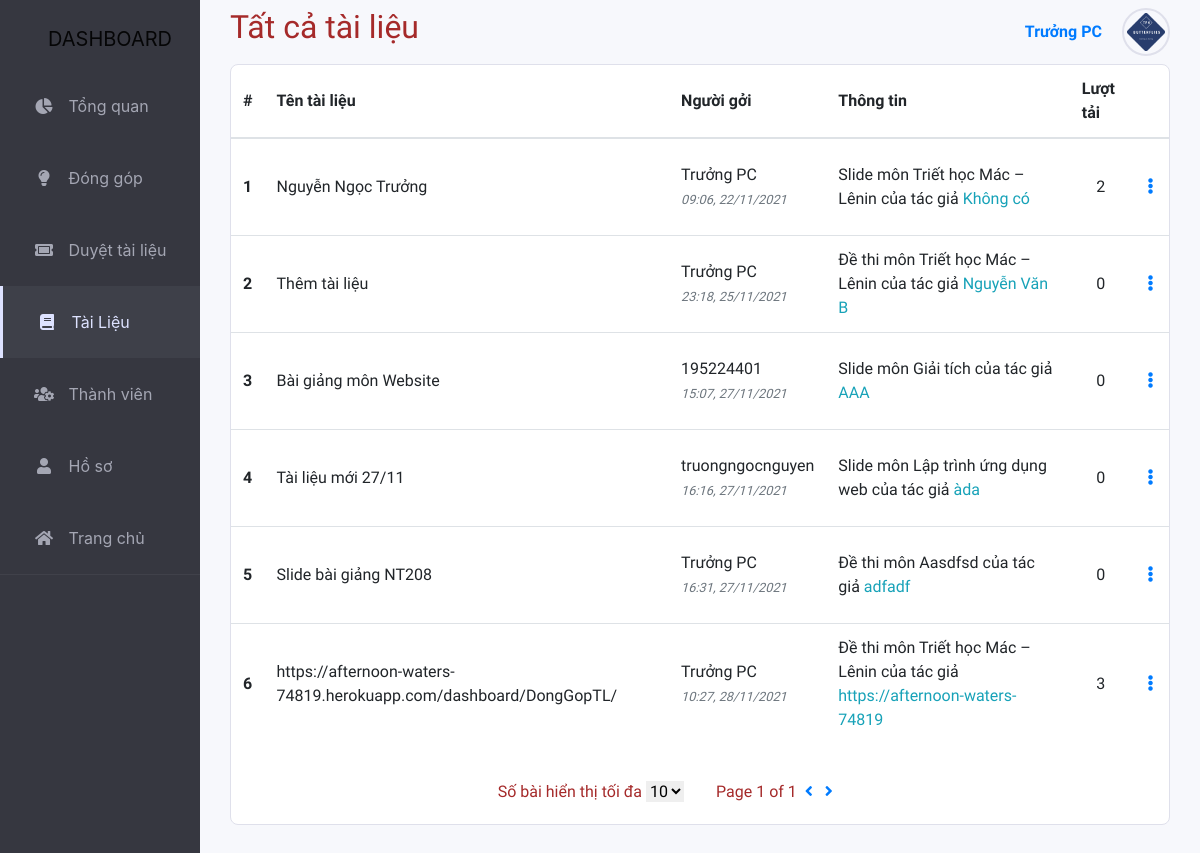
The app's page /dashboard/TaiLieu/ (signed in) with its own data.
### myproject/models.py (models this page shows, shortened)
class TaiLieu(models.Model):
    MaTL = models.CharField(max_length=20, primary_key=True)
    TenTL = models.CharField(
        max_length=150, help_text="Slide bài giảng lập trình ứng dụng web.")
    MaMH = models.ForeignKey(MonHoc, on_delete=models.PROTECT)
    date = models.DateTimeField(blank=True, null=True)
    user = models.ForeignKey(User, on_delete=models.PROTECT)
    TacGia = models.CharField(max_length=30, help_text="Nguyễn Văn A")
    LoaiTL_Choices = (
        ('Slide', 'Slide'),
        ('DeThi', 'Đề thi'),
        ('BaiTap', 'Bài tập'),
        ('TaiLieuTK', 'Tài liệu tham khảo')
    )
    LoaiTL = models.CharField(
        max_length=10, choices=LoaiTL_Choices, default='Slide')
    MoTa = RichTextField(blank=True, null=True,
                         help_text="Thông tin về tài liệu")
    LuotTai = models.IntegerField(null=True, blank=True, default=0)
    LuotXem = models.IntegerField(null=True, blank=True, default=0)
    KiemDuyet = models.BooleanField(default=False)
    search = models.TextField()

class MonHoc(models.Model):
    MaMH = models.CharField(max_length=10, primary_key=True, help_text="NT208")
    TenMH = models.CharField(
        max_length=150, help_text="Lập trình ứng dụng web")
    Khoa_Choices = (
        ('CongNghePhanMem', 'Công nghệ phần mềm'),
        ('KyThuatMayTinh', 'Kỹ thuật máy tính'),
        ('KhoaHocMayTinh', 'Khoa học máy tính'),
        ('HeThongThongTin', 'Hệ thống thông tin'),
        ('MangMayTinhTruyenThong', 'Mạng máy tính và truyền thông'),
        ('KyThuatThongTin', 'Khoa học và kỹ thuật thông tin'),
        ('LyLuanChinhTri', 'Lý luận chính trị'),
        ('ToanTinKHTN', 'Toán - Tin học - KHTN'),
        ('NgoaiNgu', 'Ngoại ngữ'),
        ('Khac', 'Khác')
    )
    Khoa = models.CharField(
        max_length=30, choices=Khoa_Choices, default='Khac')
    NhomMH_Choices = (
        ('GiaoDucDaiCuong', 'Giáo dục đại cương'),
        ('CoSoNhomNganh', 'Cơ sở nhóm ngành'),
        ('CoSoNganh', 'Cơ sở ngành'),
        ('ChuyenNganh', 'Chuyên ngành'),
        ('Khac', 'Khác')
    )
    NhomMH = models.CharField(
        max_length=30, choices=NhomMH_Choices, default='Khac')
    MoTa = models.CharField(
        max_length=1000, help_text="Mô tả tổng quan về môn học, khối kiến thức sẽ được học...")
    SoLuongTL = models.IntegerField(default=0)
    search = models.TextField()

### myproject/views.py (the view)
# urls.py: path('dashboard/TaiLieu/', views.TaiLieu_view, name='TaiLieu_view'),
def TaiLieu_view(request):
    if not request.user.is_active:
        return HttpResponseRedirect(reverse('DangNhap_view'))
    data = TaiLieu.objects.filter(KiemDuyet=True)
    if not request.user.is_staff:
        data = TaiLieu.objects.filter(user=request.user)
    num = 10
    if request.GET.get('num'):
        num = int(request.GET.get('num'))
    p = Paginator(data, num)
    page = request.GET.get('page')
    tailieu = p.get_page(page)
    return render(
        request,
        'db_TaiLieu.html',
        {
            'tailieu': tailieu,
            'num': num
        }
    )

### myproject/templates/db_TaiLieu.html (shortened to what this page needs)
{% extends "dashboard_base.html" %}
{% load mathfilters %}
{% block TrangTL %}horizontal{% endblock%}
{% block TieuDe %}Tất cả tài liệu{% endblock %}
{% block content %}
<div class="row col-12 justify-content-center row" style="margin-bottom: 30px;">
    <div class="col-12 list-subject">
        <table class="table table-hover">
            <thead>
                <tr>
                <th class='align-middle' style="border-top:0" scope="col">#</th>
                <th class='align-middle' style="border-top:0" scope="col">Tên tài liệu</th>
                <th class='align-middle' style="border-top:0" scope="col">Người gởi</th>
                <th class='align-middle' style="border-top:0" scope="col">Thông tin</th>
                <th class='align-middle' style="border-top:0" scope="col">Lượt tải</th>
                <th style="border-top:0"></th>
                </tr>
            </thead>
            <tbody>
            {% for item in tailieu %}
                <tr>
                <th class='align-middle' scope="row">{{ tailieu.number| sub:1| mul:num| add:forloop.counter }}</th>
                <td class='align-middle'>{{ item.TenTL }}</td>
                <td class='align-middle'>
                    {% if item.user.first_name %}
                        {{ item.user.first_name }}
                    {% else %}
                        {{ item.user }}
                    {% endif %}
                    <br/>
                    <small class="font-italic mb-0 text-secondary"> {{ item.date|date:'H:i, d/m/Y' }} </small>
                </td>
                <td class="align-middle">{{ item.get_LoaiTL_display }} môn {{ item.MaMH.TenMH}} của tác giả <span class="text-info">{{ item.TacGia }}</span></td>
                <td class='align-middle text-center'>{{ item.LuotTai }}</td>
                <td class='align-middle'>
                {% if user.is_staff %}
                    <a class="nav-link" href="#" data-toggle="dropdown" style="padding: 0; text-align: center; vertical-align: middle;" aria-expanded="false">
                        &ensp; <i class="fas fa-ellipsis-v"></i> &ensp;
                    </a>
                {% else %}
                    <a class="btn btn-success" style="border-radius: 25px;" href="/document/{{ item.MaTL }}">Xem</a>
                {% endif %}
                </td>
                </tr>
            {% endfor %}
            </tbody>
        </table>
        <div class="list-subject-footer row">
            <div class="so-bai col-12 col-sm-6 pr-3 align-self-center">
                <p style="display: inline;">Số bài hiển thị tối đa</p>
                <select id="maximum-number" name="maximum-number" style="border: none;" onchange= "window.location.href='?num='+this.value">
                    <option value={{num}} selected>{{num}}</option>
                </select>
            </div>
            <div class="tong-bai col-12 col-sm-6 pl-3 text-left" style="min-width: 200px;">
                <p style="display: inline;">Page {{ tailieu.number }} of {{ tailieu.paginator.num_pages }}</p>
                {% if tailieu.has_previous %}
                    <a style="text-decoration: none" href="?num={{num}}&page={{ tailieu.previous_page_number }}" class="backward" >&nbsp;<i class="fas fa-angle-left"></i>&nbsp;</a>
                {% else %}
                    <a style="text-decoration: none" class="backward" >&nbsp;<i class="fas fa-angle-left"></i>&nbsp;</a>
                {% endif %}
                {% if tailieu.has_next %}
                    <a style="text-decoration: none" href="?num={{num}}&page={{ tailieu.next_page_number }}" class="forward">&nbsp;<i class="fas fa-angle-right"></i>&nbsp;</a>
                {% else %}
                    <a style="text-decoration: none" class="forward" >&nbsp;<i class="fas fa-angle-right"></i>&nbsp;</a>
                {% endif %}
            </div>
        </div>
    </div>
</div>
{% endblock content %}

### myproject/templates/dashboard_base.html (shortened to what this page needs)
{% load static %}
{% load mathfilters %}
<!DOCTYPE html>
<html lang="vi">
<head>
    <link rel="stylesheet" href="{% static 'css/dashboard2.css' %}">
    <link rel="stylesheet" href="https://cdnjs.cloudflare.com/ajax/libs/font-awesome/5.15.1/css/all.min.css" />
    <link rel="stylesheet" href="https://cdn.jsdelivr.net/npm/bootstrap@4.5.3/dist/css/bootstrap.min.css"
>
</head>
<body style="background-color: #363740;">
    <div class="container-fluid" style="padding:0px">
            <nav class="navbar navbar-expand-lg navbar-light fixed-top sidebar col-lg-2 p-0" style='display:inline-block'>
                <a class="navbar-brand text-center pt-lg-4 pb-lg-3 pl-lg-4 pl-xl-5 pl-3" href="#">DASHBOARD</a>
                <div class="collapse navbar-collapse" id="navbarSupportedContent">
                    <ul class="list-item p-0 w-100">
                        <li class="item {% block TrangTQ %}{% endblock %}">
                            <a class="nav-link pl-2 p-lg-3 p-xl-4" href="{% url 'dashboard_view' %}">
                                <i class="fas fa-chart-pie"></i>
                                <p>Tổng quan</p>
                            </a>
                        </li>
                        <li class="item {% block TrangDGTL %}{% endblock %}">
                            <a class="nav-link pl-2 p-lg-3 p-xl-4" href="{% url 'DongGopTL_view' %}">
                                <i class="fas fa-lightbulb"></i>
                                <p>Đóng góp</p>
                            </a>
                        </li>
                        {% if user.is_staff %}
                        <li class="item {% block TrangDTL %}{% endblock %}">
                            <a class="nav-link pl-2 p-lg-3 p-xl-4" href="{% url 'DuyetTL_view' %}">
                                <i class="fas fa-ticket-alt"></i>
                                <p>Duyệt tài liệu</p>
                            </a>
                        </li>
                        {% endif %}
                        <li class="item {% block TrangTL %}{% endblock %}">
                            <a class="nav-link pl-2 p-lg-3 p-xl-4" href="{% url 'TaiLieu_view' %}">
                                <i class="fas fa-book"></i>
                                <p>Tài Liệu</p>
                            </a>
                        </li>
                        {% if user.is_staff %}
                        <li class="item {% block TrangTV %}{% endblock %}">
                            <a class="nav-link pl-2 p-lg-3 p-xl-4" href="{% url 'ThanhVien_view' %}">
                                <i class="fas fa-users-cog"></i>
                                <p>Thành viên</p>
                            </a>
                        </li>
                        {% endif %}
                        <li class="item {% block TrangTT %}{% endblock %}">
                            <a class="nav-link pl-2 p-lg-3 p-xl-4" href="{% url 'ThongTinCaNhan_view' %}">
                                <i class="fas fa-user"></i>
                                <p>Hồ sơ</p>
                            </a>
                        </li>
                        <li class="item">
                            <a class="nav-link pl-2 p-lg-3 p-xl-4" href="/">
                                <i class="fas fa-home"></i>
                                Trang chủ
                            </a>
                        </li>
                    </ul>
                </div>
            </nav>
        </div>
        <div class="content col-12 col-lg-10 mt-3 pt-5 mt-lg-0 pt-xl-2">
            <div class="row pb-2">
                <div class="col-6">
                    <h2 class="TieuDe">{% block TieuDe %}{% endblock %}</h2>
                </div>
                <div class="col-6">
                    <div class="user">
                        <a class="nav-link" href="#" data-toggle="dropdown" style="padding: 0; " aria-expanded="false">
                            <div class="row nav-justified">
                                <div class="align-self-center"
                                    style="padding-left:20px; padding-right:20px; font-weight:600">
                                    {{user.first_name}}
                                </div>
                                <div class="avatar-frame">
                                    <div class="avatar"
                                        style="background: url('{{ user.last_name }}');background-repeat: no-repeat; background-size: cover; background-position: center;">
                                    </div>
                                </div>
                            </div>
                        </a>
                    </div>
                </div>
            </div>
            {% block content%}{% endblock %}
        </div>
</body>
</html>

### myproject/static/css/dashboard2.css (style rules this page uses)
body { margin: 0; font-size: 14px; background-color: #363740; font-family: 'Montserrat', sans-serif; }
.sidebar { background-color: #363740; float: left; position: fixed; }
.sidebar div { width: 100%; }
.sidebar .list-item,.list-option { border-bottom: #40414A solid 0.5px; list-style: none; }
.sidebar .list-item .item { margin: 0px; color: #A4A6B3; }
.sidebar .list-item .horizontal { border-left: #DDE2FF solid 3px; background-color: #3E4049; color: #DDE2FF; }
.sidebar a:-webkit-any-link { color: #A4A6B3; cursor: pointer; text-decoration: none; }
.horizontal a:-webkit-any-link { color: #DDE2FF; }
.sidebar .item i { display: inline-block; width: 40px; text-align: center; }
.sidebar .list-item .item p { display: inline-block; margin: 0; }
.content { background-color: #F7F8FC; color: brown; display: block; min-height: 100vh; font-family: 'Mulish', sans-serif; float: right; }
.content .row { margin-left: 0px; margin-right: 0px; }
.avatar-frame { float: right; height:48px; width: 48px; border-radius: 25px; border: solid 2px #DFE0EB; }
.avatar { height:42px; width: 42px; margin: 1px; background-position: center; background-repeat: no-repeat; background-size: cover; border-radius: 22px; border: solid 2px #F7F8FC; background-size: 100%; }
.user { float: right; }
.list-subject { border-radius: 8px; border:solid 1px #DFE0EB; background-color: #FFFFFF; }
.col-12.list-subject { padding: 0; }
.list-subject-footer { text-align: right; padding: 20px 15px; }

### records on screen
TaiLieu: number|sub "1", TenTL "Nguyễn Ngọc Trưởng", user.first_name "Trưởng PC", date "09:06, 22/11/2021", LoaiTL "Slide", MaMH.TenMH "Triết học Mác – Lênin", TacGia "Không có", LuotTai "2"
TaiLieu: number|sub "2", TenTL "Thêm tài liệu", user.first_name "Trưởng PC", date "23:18, 25/11/2021", LoaiTL "Đề thi", MaMH.TenMH "Triết học Mác – Lênin", TacGia "Nguyễn Văn B", LuotTai "0"
TaiLieu: number|sub "3", TenTL "Bài giảng môn Website", user "195224401", date "15:07, 27/11/2021", LoaiTL "Slide", MaMH.TenMH "Giải tích", TacGia "AAA", LuotTai "0"
TaiLieu: number|sub "4", TenTL "Tài liệu mới 27/11", user "truongngocnguyen", date "16:16, 27/11/2021", LoaiTL "Slide", MaMH.TenMH "Lập trình ứng dụng web", TacGia "àda", LuotTai "0"
TaiLieu: number|sub "5", TenTL "Slide bài giảng NT208", user.first_name "Trưởng PC", date "16:31, 27/11/2021", LoaiTL "Đề thi", MaMH.TenMH "Aasdfsd", TacGia "adfadf", LuotTai "0"
TaiLieu: number|sub "6", TenTL "https://afternoon-waters-74819.herokuapp.com/dashboard/DongGopTL/", user.first_name "Trưởng PC", date "10:27, 28/11/2021", LoaiTL "Đề thi", MaMH.TenMH "Triết học Mác – Lênin", TacGia "https://afternoon-waters-74819", LuotTai "3"

### other values on screen
{{ user.first_name }} "Trưởng PC"
{{ tailieu.number }} "1"
{{ tailieu.paginator.num_pages }} "1"
form field maximum-number "10"
